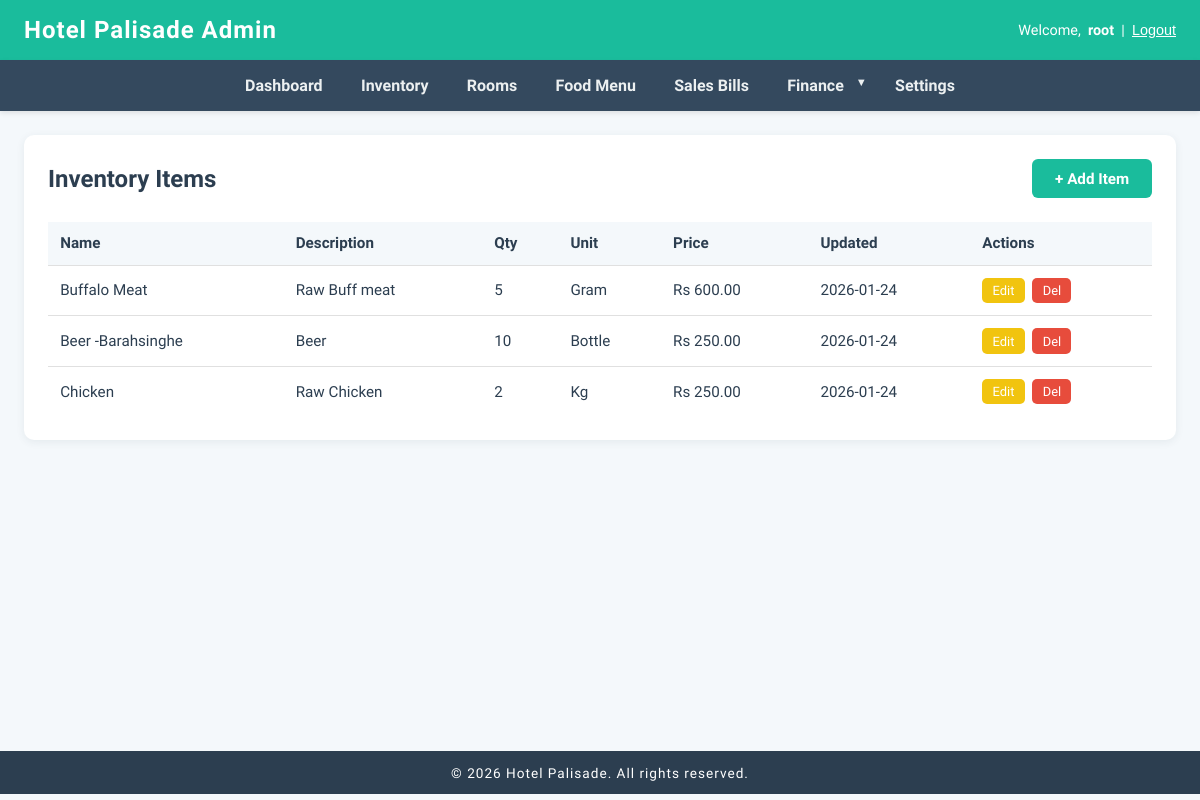
The page /dashboard/inventory/ (signed in) on the database its author committed.
### inventory/models.py (models this page shows, shortened)
class InventoryItem(models.Model):
	name = models.CharField(max_length=100)
	description = models.TextField(blank=True)
	quantity = models.PositiveIntegerField(default=0)
	unit = models.CharField(max_length=20)
	price_per_unit = models.DecimalField(max_digits=10, decimal_places=2)
	last_updated = models.DateTimeField(auto_now=True)

### dashboard/views.py (the view)
# urls.py: path('inventory/', views.inventory_list, name='inventory_list'),
@login_required(login_url='login')
def inventory_list(request):
	items = InventoryItem.objects.all().order_by('-last_updated')
	return render(request, 'dashboard/inventory/list.html', {'items': items})

### dashboard/templates/dashboard/inventory/list.html (shortened to what this page needs)
{% extends 'base.html' %}
{% block content %}
<div class="inventory-list-container">
    <div class="inventory-header">
        <h2>Inventory Items</h2>
        <a href="/dashboard/inventory/create/" class="create-btn">+ Add Item</a>
    </div>
    <div class="table-responsive">
        <table class="inventory-table">
            <thead>
                <tr>
                    <th>Name</th>
                    <th class="hide-mobile">Description</th>
                    <th>Qty</th>
                    <th class="hide-mobile">Unit</th>
                    <th>Price</th>
                    <th class="hide-mobile">Updated</th>
                    <th>Actions</th>
                </tr>
            </thead>
            <tbody>
                {% for item in items %}
                <tr>
                    <td data-label="Name">{{ item.name }}</td>
                    <td data-label="Description" class="hide-mobile">{{ item.description|truncatechars:40 }}</td>
                    <td data-label="Qty">{{ item.quantity }}</td>
                    <td data-label="Unit" class="hide-mobile">{{ item.unit }}</td>
                    <td data-label="Price">Rs {{ item.price_per_unit|floatformat:2 }}</td>
                    <td data-label="Updated" class="hide-mobile">{{ item.last_updated|date:'Y-m-d' }}</td>
                    <td data-label="Actions">
                        <div class="action-buttons">
                            <a href="/dashboard/inventory/{{ item.id }}/update/" class="action-btn update-btn">Edit</a>
                            <a href="/dashboard/inventory/{{ item.id }}/delete/" class="action-btn delete-btn">Del</a>
                        </div>
                    </td>
                </tr>
                {% empty %}
                <tr><td colspan="7" style="text-align:center;">No inventory items found.</td></tr>
                {% endfor %}
            </tbody>
        </table>
    </div>
</div>
{% endblock %}

### dashboard/templates/base.html (shortened to what this page needs)
<!DOCTYPE html>
<html lang="en">
<head>
</head>
<body>
    <header>
        <h1>Hotel Palisade Admin</h1>
        <div class="user-info">
            {% if user.is_authenticated %}
                Welcome, <strong>{{ user.username }}</strong> |
                <form method="post" action="{% url 'logout' %}" style="display: inline;">
                    <button type="submit">Logout</button>
                </form>
            {% else %}
                <a href="{% url 'login' %}" style="color:#fff;text-decoration:underline;">Login</a>
            {% endif %}
        </div>
    </header>
    <nav>
        <ul id="navMenu">
            <li><a href="{% url 'dashboard' %}">Dashboard</a></li>
            <li><a href="{% url 'inventory_list' %}">Inventory</a></li>
            <li><a href="{% url 'room_list' %}">Rooms</a></li>
            <li><a href="{% url 'food_item_list' %}">Food Menu</a></li>
            <li><a href="{% url 'sales_bill_list' %}">Sales Bills</a></li>
            <li class="dropdown">
                <a href="#" class="dropdown-toggle" onclick="toggleDropdown(event)">Finance</a>
            </li>
            <li><a href="{% url 'settings' %}">Settings</a></li>
        </ul>
    </nav>
    <main>
        {% block content %}{% endblock %}
    </main>
    <footer>
        &copy; {{ year|default:2026 }} Hotel Palisade. All rights reserved.
    </footer>
</body>
</html>

### dashboard/templates/base.html (style rules this page uses)
* { box-sizing: border-box; }
body { margin: 0; padding: 0; background: #f4f8fb; font-family: 'Segoe UI', Arial, sans-serif; color: #2c3e50; }
header { background: #1abc9c; color: #fff; padding: 1em 1.5em; box-shadow: 0 2px 8px rgba(44,62,80,0.08); display: flex; align-items: center; justify-content: space-between; flex-wrap: wrap; gap: 1em; }
header h1 { margin: 0; font-size: 1.5em; letter-spacing: 1px; }
.user-info { font-size: 0.9em; display: flex; align-items: center; gap: 0.5em; flex-wrap: wrap; }
.user-info button { background: none; border: none; color: #fff; text-decoration: underline; cursor: pointer; font-size: 1em; padding: 0; }
nav { background: #34495e; padding: 0; box-shadow: 0 2px 5px rgba(0,0,0,0.1); position: relative; }
nav ul { list-style: none; margin: 0; padding: 0; display: flex; justify-content: center; flex-wrap: wrap; }
nav li { margin: 0; }
nav a { display: block; padding: 1em 1.2em; color: #ecf0f1; text-decoration: none; transition: background 0.3s; font-weight: 600; white-space: nowrap; }
.dropdown { position: relative; }
.dropdown-toggle { cursor: pointer; position: relative; padding-right: 2em !important; }
.dropdown-toggle::after { content: '▼'; position: absolute; right: 0.8em; font-size: 0.7em; }
main { min-height: 80vh; padding: 0.5em; }
footer { background: #2c3e50; color: #fff; text-align: center; padding: 1em; font-size: 0.85em; letter-spacing: 1px; }

### dashboard/templates/dashboard/inventory/list.html (style rules this page uses)
.inventory-list-container { background: #fff; border-radius: 10px; box-shadow: 0 2px 8px rgba(44,62,80,0.08); padding: 1.5em; margin: 1em; max-width: 1200px; }
.inventory-header { display: flex; justify-content: space-between; align-items: center; margin-bottom: 1.5em; flex-wrap: wrap; gap: 1em; }
.inventory-header h2 { margin: 0; font-size: 1.5em; }
.create-btn { background: #1abc9c; color: #fff; padding: 0.7em 1.5em; border-radius: 6px; text-decoration: none; font-weight: bold; font-size: 0.95em; transition: background 0.2s; white-space: nowrap; }
.table-responsive { overflow-x: auto; -webkit-overflow-scrolling: touch; }
.inventory-table { width: 100%; border-collapse: collapse; font-size: 0.95em; }
.inventory-table th, .inventory-table td { padding: 0.8em; border-bottom: 1px solid #e0e0e0; text-align: left; }
.inventory-table th { background: #f4f8fb; color: #2c3e50; font-weight: 600; }
.inventory-table tr:last-child td { border-bottom: none; }
.action-buttons { display: flex; gap: 0.5em; flex-wrap: wrap; }
.action-btn { padding: 0.4em 0.8em; border-radius: 5px; font-size: 0.85em; font-weight: 500; text-decoration: none; transition: background 0.2s; white-space: nowrap; }
.update-btn { background: #f1c40f; color: #fff; }
.delete-btn { background: #e74c3c; color: #fff; }

### rows shown on the page
InventoryItem: name "Buffalo Meat", description "Raw Buff meat", quantity "5", unit "Gram", price_per_unit "600.00", last_updated "2026-01-24"
InventoryItem: name "Beer -Barahsinghe", description "Beer", quantity "10", unit "Bottle", price_per_unit "250.00", last_updated "2026-01-24"
InventoryItem: name "Chicken", description "Raw Chicken", quantity "2", unit "Kg", price_per_unit "250.00", last_updated "2026-01-24"

### other values the page prints
{{ user.username }} "root"
{{ year|default:2026 }} "2026"
